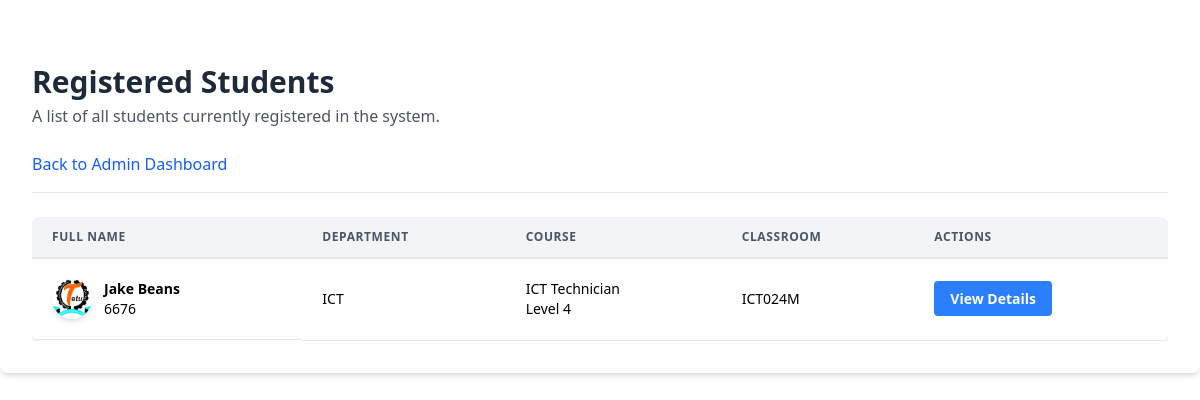
Before: /students with the older database file.
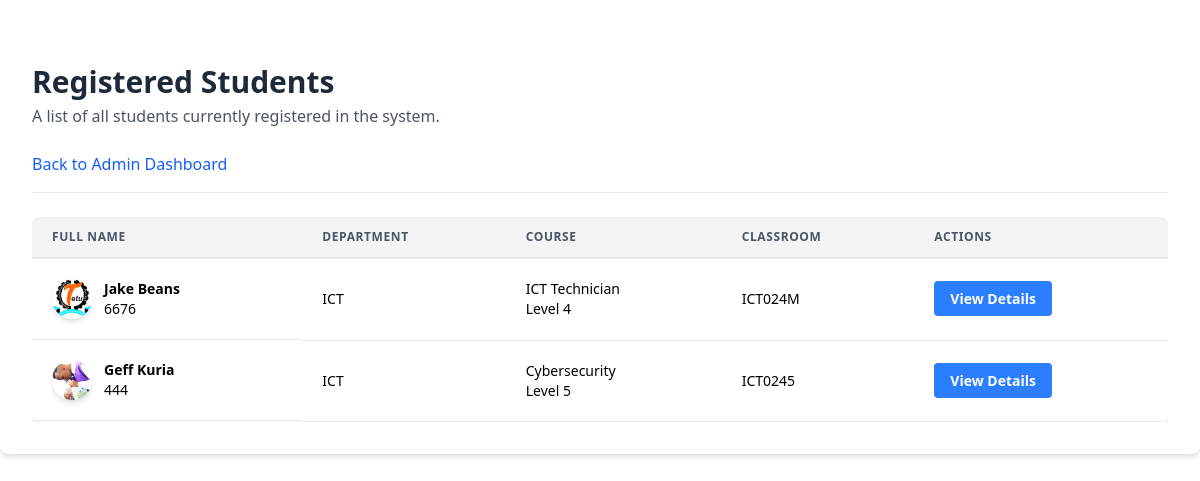
After: the same page with the newer database file.
### models.py (models this page shows)
class Student(db.Model):
    id = db.Column(db.Integer, primary_key=True)
    admission_number = db.Column(db.String(20), unique=True)
    fullname = db.Column(db.String(100))
    department_id = db.Column(db.Integer, db.ForeignKey('department.id'))
    course_id = db.Column(db.Integer, db.ForeignKey('course.id'))
    classroom = db.Column(db.String(50))
    level = db.Column(db.String(50))
    profile_image = db.Column(db.String(250), nullable=True)

class Department(db.Model):
    id = db.Column(db.Integer, primary_key=True)
    name = db.Column(db.String(100), unique=True, nullable=False)
    courses = db.relationship('Course', backref='department', lazy=True)
    students = db.relationship('Student', backref='department', lazy=True)

class Course(db.Model):
    id = db.Column(db.Integer, primary_key=True)
    name = db.Column(db.String(100), nullable=False)
    department_id = db.Column(db.Integer, db.ForeignKey('department.id'), nullable=False)
    students = db.relationship('Student', backref='course', lazy=True)

### app.py (the view)
@app.route('/students')
def students_list():
    students = Student.query.order_by(
        Student.department_id,
        Student.course_id,
        Student.level,
        Student.classroom,
        Student.admission_number
    ).all()
    return render_template('students_list.html', students=students)

### templates/students_list.html
{% extends 'base.html' %}
{% block content %}
<div class="max-w-7xl mx-auto bg-white p-8 rounded-lg shadow-md my-8">
    <div class="border-b border-gray-200 pb-4 mb-6">
        <h1 class="text-3xl font-bold text-gray-800">Registered Students</h1>
        <p class="text-gray-600 mt-1">A list of all students currently registered in the system.</p>
        <div class="mt-6">
            <a href="{{ url_for('admin_dashboard') }}" class="text-blue-600 hover:text-blue-800">Back to Admin Dashboard</a>
        </div>
    </div>
    {% if students %}
        <div class="overflow-x-auto">
            <table class="min-w-full leading-normal shadow-md rounded-lg overflow-hidden">
                <thead class="bg-gray-100">
                    <tr>
                        <th class="px-5 py-3 border-b-2 border-gray-200 text-left text-xs font-semibold text-gray-600 uppercase tracking-wider">
                            Full Name
                        </th>
                        <th class="px-5 py-3 border-b-2 border-gray-200 text-left text-xs font-semibold text-gray-600 uppercase tracking-wider">
                            Department
                        </th>
                        <th class="px-5 py-3 border-b-2 border-gray-200 text-left text-xs font-semibold text-gray-600 uppercase tracking-wider">
                            Course
                        </th>
                        <th class="px-5 py-3 border-b-2 border-gray-200 text-left text-xs font-semibold text-gray-600 uppercase tracking-wider">
                            Classroom
                        </th>
                        <th class="px-5 py-3 border-b-2 border-gray-200 text-left text-xs font-semibold text-gray-600 uppercase tracking-wider">
                            Actions
                        </th>
                    </tr>
                </thead>
                <tbody class="bg-white">
                    {% for student in students %}
                        <tr>
                            <td class="px-5 py-5 border-b border-gray-200 text-sm flex items-right">
                                {% if student.profile_image %}
                                    <img src="{{ url_for('static', filename=student.profile_image) }}" alt="{{ student.fullname }}'s Profile Image" class="rounded-full h-10 w-10 object-cover shadow-md">
                                {% else %}
                                    <span class="text-gray-500">No Image</span>
                                {% endif %}
                                <div class="ml-3">
                                    <div class="font-semibold">{{ student.fullname }}</div>
                                    {{ student.admission_number }}
                                </div>
                            </td>
                            <td class="px-5 py-5 border-b border-gray-200 text-sm">
                                {{ student.department.name if student.department }}
                            </td>
                            <td class="px-5 py-5 border-b border-gray-200 text-sm">
                                {{ student.course.name if student.course }}<br>
                                {{ student.level }}
                            </td>
                            <td class="px-5 py-5 border-b border-gray-200 text-sm">
                                {{ student.classroom }}
                            </td>
                            <td class="px-5 py-5 border-b border-gray-200 text-sm">
                                <a href="{{ url_for('student_details', student_id=student.id) }}" class="bg-blue-500 hover:bg-blue-700 text-white font-bold py-2 px-4 rounded focus:outline-none focus:shadow-outline">
                                    View Details
                                </a>
                            </td>
                        </tr>
                    {% endfor %}
                </tbody>
            </table>
        </div>
    {% else %}
        <p class="text-gray-500">No students registered yet.</p>
    {% endif %}
</div>
{% endblock %}

### templates/base.html (shortened to what this page needs)
<!DOCTYPE html>
<html lang="en">
<head>
    <script src="https://cdn.jsdelivr.net/npm/@tailwindcss/browser@4"></script>
</head>
<body>
    {% block content %}{% endblock %}
</body>
</html>

Changed rows visible on the page:
added Student: profile_image (picture), fullname "Geff Kuria", admission_number "444", department "ICT", course "Cybersecurity", level "Level 5", classroom "ICT0245"
